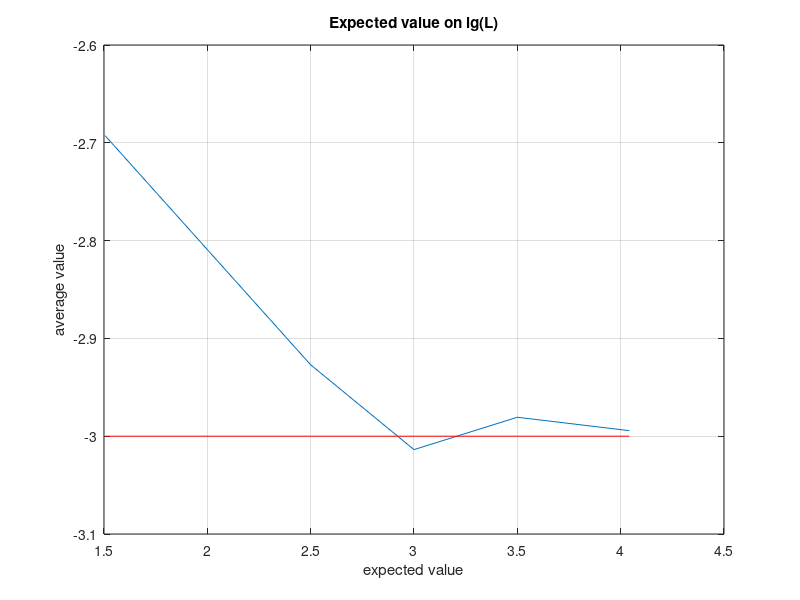
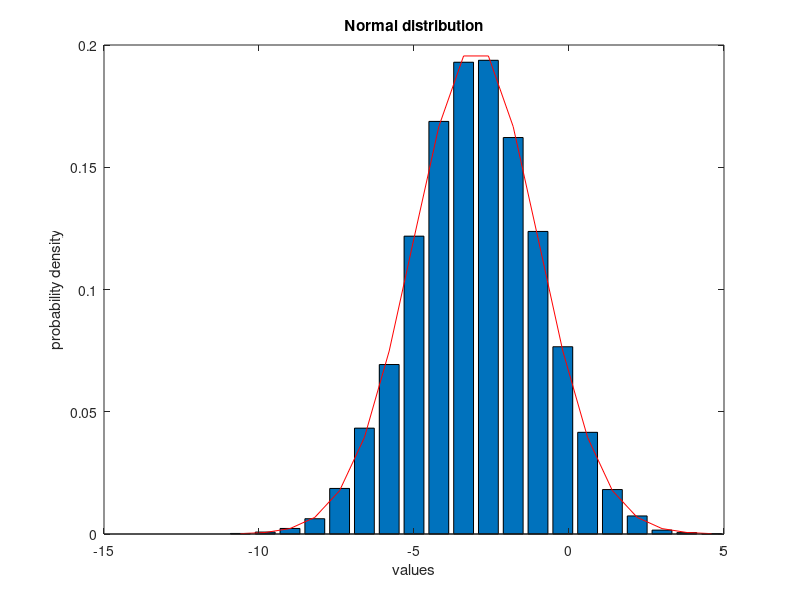
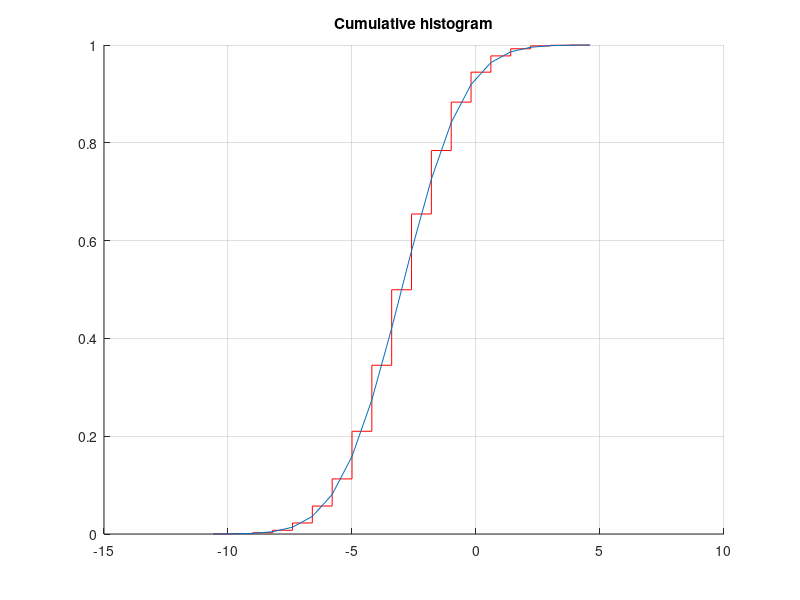
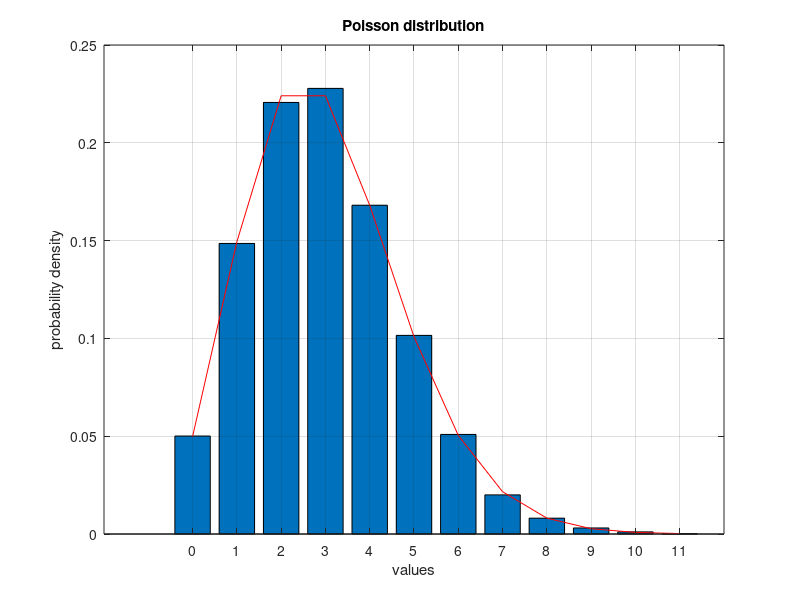

Write the MATLAB code that produced these figures, in order.
M = 11000;
K = 12;
mu = -3;
sigma = 2;
lmd = 3.0;


x = normrnd(mu, sigma, 1, M);


disp([' first ' num2str(K) ' values of x(Normal): ']);
disp(x(1: K));
disp([' min value = ' num2str(min(x))]);
disp([' max value = ' num2str(max(x))]);
disp([' average value = ' num2str(mean(x))]);

kX = [32, 316, 1000, 3162, M];
nX = zeros(1, length(kX));
for j = 1: length(kX)
    nX(j) = mean(x(1: kX(j)));
end


disp(' standard deviation:')
disp([' theoretical = ' num2str(sigma) ' practical = ' num2str(std(x))]);


figure;
plot(log10(kX), nX);
hold on;
grid on;
title('Expected value on lg(L)');
xlabel('expected value');
ylabel('average value');
plot(log10(kX), mu * ones(1, length(kX)), 'r');
hold off;

a = floor(min(x)); 
b = ceil(max(x)); 
figure;

stepOfX = (b - a) / 20;
% center of 'pockets'
histX = a + stepOfX / 2: stepOfX: b - stepOfX / 2;
histEstimX = hist(x, histX);
bar(histX, histEstimX /(M * stepOfX));
hold on;
plot(histX, normpdf(histX, mu, sigma), 'r');
title('Normal distribution');
xlabel('values');
ylabel('probability density');

figure;
histXCum = cumsum(hist(x, histX) / M);
cdfTheoryX = normcdf(histX, mu, sigma);
hold on;
stairs(histX, histXCum, 'r');
plot(histX, cdfTheoryX);
hold off;
title('Cumulative histogram');
grid on;


xPoisson = poissrnd(lmd, 1, M);

disp([num2str(K) ' first values of x(Poisson): ']);
disp(xPoisson(1: K));

disp([' min value = ' num2str(min(xPoisson))]);
disp([' max value = ' num2str(max(xPoisson))]);
disp([' average value = ' num2str(mean(xPoisson))]);

disp(' standard deviation:')
disp([' theoretical = ' num2str(lmd^0.5) ' practical = ' num2str(std(xPoisson))]);


figure;
h = 0:max(xPoisson);
bar(h, hist(xPoisson, h) / M);
hold on;
plot(h, poisspdf(h, lmd), 'r');
title('Poisson distribution');
xlabel('values');
ylabel('probability density');
grid on;
